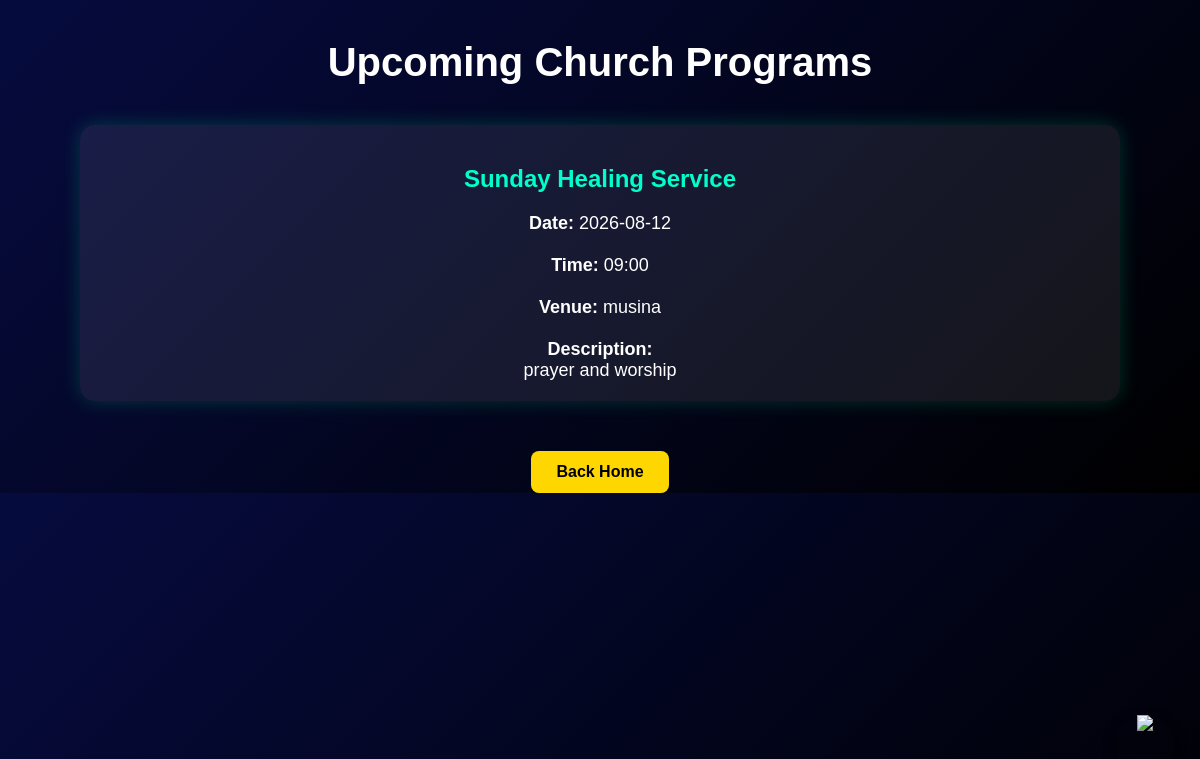
Screenshot of /view_events.php with the database file from the repository.
### tables this page shows
CREATE TABLE `events` (
  `id` int(11) NOT NULL,
  `event_title` varchar(150) DEFAULT NULL,
  `event_date` date DEFAULT NULL,
  `event_time` varchar(50) DEFAULT NULL,
  `event_location` varchar(150) DEFAULT NULL,
  `event_description` text DEFAULT NULL
);

### public/view_events.php (the view, shortened to what this page needs)
<?php
$conn = new mysqli("localhost","root","","church_db");
$result = $conn->query("SELECT * FROM events ORDER BY event_date ASC");
?>
<!DOCTYPE html>
<html>
<head>
</head>
<body>
<h1>Upcoming Church Programs</h1>
<div class="container">
<?php
if($result->num_rows > 0){
    while($row = $result->fetch_assoc()){
?>
<div class="card">
    <h2><?php echo $row['event_title']; ?></h2>
    <div class="details">
        <b>Date:</b> <?php echo $row['event_date']; ?><br><br>
        <b>Time:</b> <?php echo $row['event_time']; ?><br><br>
        <b>Venue:</b> <?php echo $row['event_location']; ?><br><br>
        <b>Description:</b><br>
        <?php echo $row['event_description']; ?>
    </div>
</div>
<?php
    }
}else{
    echo "<h2>No upcoming programs yet.</h2>";
}
?>
</div>
<a class="back" href="index.php">Back Home</a>
<?php include __DIR__ . '/../includes/whatsapp.php'; ?>
</body>
</html>

### public/view_events.php (style rules this page uses)
body { margin:0; font-family: Arial, Helvetica, sans-serif; background: linear-gradient(135deg,#060b3f,#000000); color:white; text-align:center; }
h1 { margin-top:40px; font-size:40px; }
.container { width:90%; margin:auto; margin-top:40px; }
.card { background:rgba(255,255,255,0.08); padding:20px; margin:20px; border-radius:15px; box-shadow:0 0 20px rgba(0,255,150,0.2); }
.card h2 { color:#00ffcc; }
.details { font-size:18px; margin-top:10px; }
.back { display:inline-block; margin-top:30px; padding:12px 25px; background:gold; color:black; text-decoration:none; border-radius:8px; font-weight:bold; }

### rows the page displays
events: event_title "Sunday Healing Service", event_date "2026-08-12", event_time "09:00", event_location "musina", event_description "prayer and worship"
